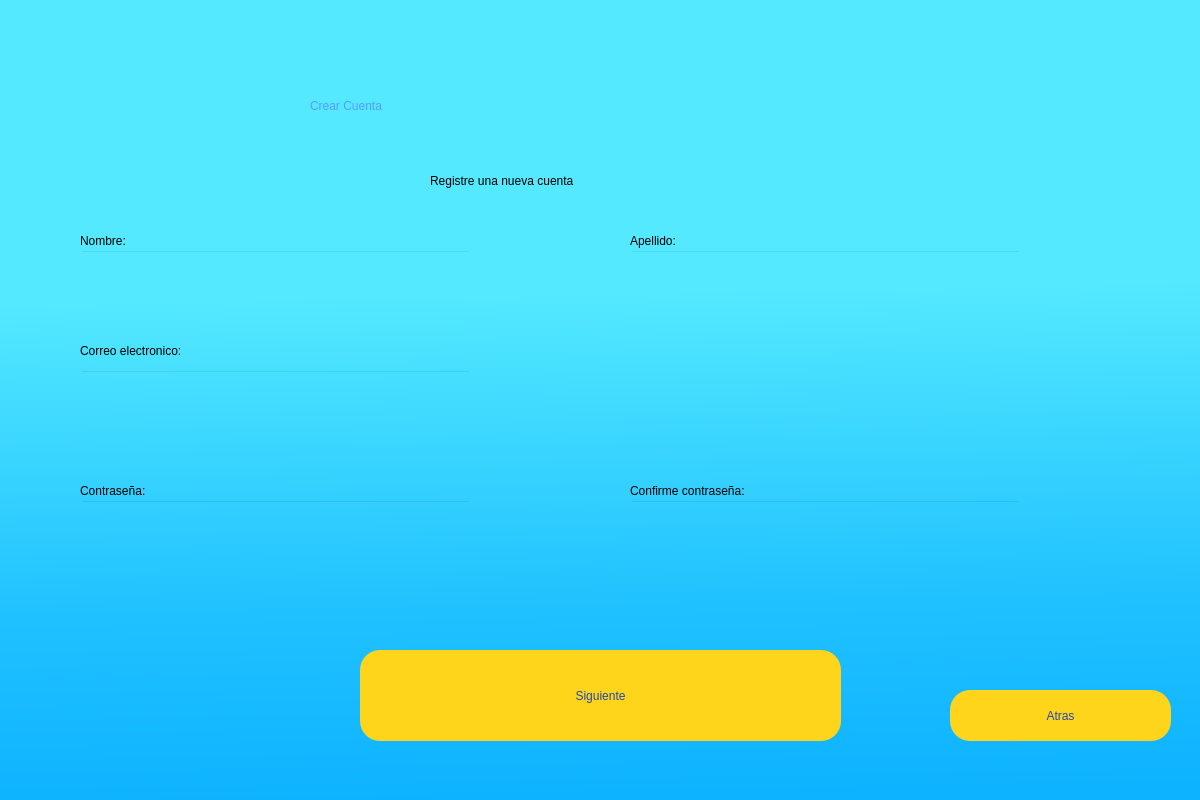
<?xml version="1.0" encoding="UTF-8"?>
<ui version="4.0">
 <class>Dialog</class>
 <widget class="QDialog" name="Dialog">
  <property name="geometry">
   <rect>
    <x>0</x>
    <y>0</y>
    <width>1200</width>
    <height>800</height>
   </rect>
  </property>
  <property name="windowTitle">
   <string>Dialog</string>
  </property>
  <widget class="QWidget" name="bgwidget" native="true">
   <property name="geometry">
    <rect>
     <x>0</x>
     <y>0</y>
     <width>1200</width>
     <height>800</height>
    </rect>
   </property>
   <property name="styleSheet">
    <string notr="true">QWidget#bgwidget{
background-color: qlineargradient(spread:pad, x1:0.2441, y1:0.318, x2:0.263682, y2:1, stop:0.079602 rgba(84, 233, 255, 255), stop:0.636816 rgba(33, 194, 255, 255), stop:1 rgba(14, 179, 255, 255));}</string>
   </property>
   <widget class="QLabel" name="label">
    <property name="geometry">
     <rect>
      <x>310</x>
      <y>50</y>
      <width>581</width>
      <height>111</height>
     </rect>
    </property>
    <property name="styleSheet">
     <string notr="true">font: 63 italic 48pt &quot;Cascadia Mono SemiBold&quot;;
color: rgb(84, 158, 255);
</string>
    </property>
    <property name="text">
     <string>Crear Cuenta</string>
    </property>
   </widget>
   <widget class="QLabel" name="label_2">
    <property name="geometry">
     <rect>
      <x>430</x>
      <y>160</y>
      <width>341</width>
      <height>41</height>
     </rect>
    </property>
    <property name="styleSheet">
     <string notr="true">font: 18pt &quot;MS PGothic&quot;;</string>
    </property>
    <property name="text">
     <string>Registre una nueva cuenta</string>
    </property>
   </widget>
   <widget class="QPushButton" name="siguienteBoton">
    <property name="enabled">
     <bool>true</bool>
    </property>
    <property name="geometry">
     <rect>
      <x>360</x>
      <y>650</y>
      <width>481</width>
      <height>91</height>
     </rect>
    </property>
    <property name="styleSheet">
     <string notr="true">border-radius:20px;
background-color: rgb(254, 213, 27);
font: 18pt &quot;MS Shell Dlg 2&quot;;
color: rgb(37, 70, 180);
</string>
    </property>
    <property name="text">
     <string>Siguiente</string>
    </property>
   </widget>
   <widget class="QLineEdit" name="correo">
    <property name="geometry">
     <rect>
      <x>80</x>
      <y>370</y>
      <width>391</width>
      <height>61</height>
     </rect>
    </property>
    <property name="styleSheet">
     <string notr="true">background-color: rgba(0, 0, 0, 0);
font: 12pt &quot;MS Shell Dlg 2&quot;;</string>
    </property>
   </widget>
   <widget class="QLineEdit" name="contra">
    <property name="geometry">
     <rect>
      <x>80</x>
      <y>500</y>
      <width>391</width>
      <height>61</height>
     </rect>
    </property>
    <property name="styleSheet">
     <string notr="true">background-color: rgba(0, 0, 0, 0);
font: 12pt &quot;MS Shell Dlg 2&quot;;</string>
    </property>
   </widget>
   <widget class="QLabel" name="label_1">
    <property name="geometry">
     <rect>
      <x>80</x>
      <y>330</y>
      <width>181</width>
      <height>41</height>
     </rect>
    </property>
    <property name="styleSheet">
     <string notr="true">font: 75 12pt &quot;MS Shell Dlg 2&quot;;</string>
    </property>
    <property name="text">
     <string>Correo electronico:</string>
    </property>
   </widget>
   <widget class="QLabel" name="label_4">
    <property name="geometry">
     <rect>
      <x>80</x>
      <y>470</y>
      <width>151</width>
      <height>41</height>
     </rect>
    </property>
    <property name="styleSheet">
     <string notr="true">
font: 75 12pt &quot;MS Shell Dlg 2&quot;;</string>
    </property>
    <property name="text">
     <string>Contraseña:</string>
    </property>
   </widget>
   <widget class="QLineEdit" name="confirmarcontra">
    <property name="geometry">
     <rect>
      <x>630</x>
      <y>500</y>
      <width>391</width>
      <height>61</height>
     </rect>
    </property>
    <property name="styleSheet">
     <string notr="true">background-color: rgba(0, 0, 0, 0);
font: 12pt &quot;MS Shell Dlg 2&quot;;</string>
    </property>
    <property name="text">
     <string/>
    </property>
   </widget>
   <widget class="QLabel" name="label_3">
    <property name="geometry">
     <rect>
      <x>630</x>
      <y>470</y>
      <width>191</width>
      <height>41</height>
     </rect>
    </property>
    <property name="styleSheet">
     <string notr="true">
font: 75 12pt &quot;MS Shell Dlg 2&quot;;</string>
    </property>
    <property name="text">
     <string>Confirme contraseña:</string>
    </property>
   </widget>
   <widget class="QPushButton" name="regresarBoton">
    <property name="enabled">
     <bool>true</bool>
    </property>
    <property name="geometry">
     <rect>
      <x>950</x>
      <y>690</y>
      <width>221</width>
      <height>51</height>
     </rect>
    </property>
    <property name="styleSheet">
     <string notr="true">border-radius:20px;
background-color: rgb(254, 213, 27);
font: 18pt &quot;MS Shell Dlg 2&quot;;
color: rgb(37, 70, 180);

</string>
    </property>
    <property name="text">
     <string>Atras</string>
    </property>
   </widget>
   <widget class="QLineEdit" name="apellido">
    <property name="geometry">
     <rect>
      <x>630</x>
      <y>250</y>
      <width>391</width>
      <height>61</height>
     </rect>
    </property>
    <property name="styleSheet">
     <string notr="true">background-color: rgba(0, 0, 0, 0);
font: 12pt &quot;MS Shell Dlg 2&quot;;</string>
    </property>
   </widget>
   <widget class="QLineEdit" name="nombre">
    <property name="geometry">
     <rect>
      <x>80</x>
      <y>250</y>
      <width>391</width>
      <height>61</height>
     </rect>
    </property>
    <property name="styleSheet">
     <string notr="true">background-color: rgba(0, 0, 0, 0);
font: 12pt &quot;MS Shell Dlg 2&quot;;</string>
    </property>
   </widget>
   <widget class="QLabel" name="label_5">
    <property name="geometry">
     <rect>
      <x>80</x>
      <y>220</y>
      <width>101</width>
      <height>41</height>
     </rect>
    </property>
    <property name="styleSheet">
     <string notr="true">font: 75 12pt &quot;MS Shell Dlg 2&quot;;</string>
    </property>
    <property name="text">
     <string>Nombre:</string>
    </property>
   </widget>
   <widget class="QLabel" name="label_6">
    <property name="geometry">
     <rect>
      <x>630</x>
      <y>220</y>
      <width>101</width>
      <height>41</height>
     </rect>
    </property>
    <property name="styleSheet">
     <string notr="true">font: 75 12pt &quot;MS Shell Dlg 2&quot;;</string>
    </property>
    <property name="text">
     <string>Apellido:</string>
    </property>
   </widget>
   <widget class="QLabel" name="error">
    <property name="geometry">
     <rect>
      <x>410</x>
      <y>600</y>
      <width>381</width>
      <height>31</height>
     </rect>
    </property>
    <property name="styleSheet">
     <string notr="true">color: rgb(255,0,0);
font: 11pt &quot;MS Shell Dlg 2&quot;;
</string>
    </property>
    <property name="text">
     <string/>
    </property>
   </widget>
  </widget>
 </widget>
 <resources/>
 <connections/>
</ui>
